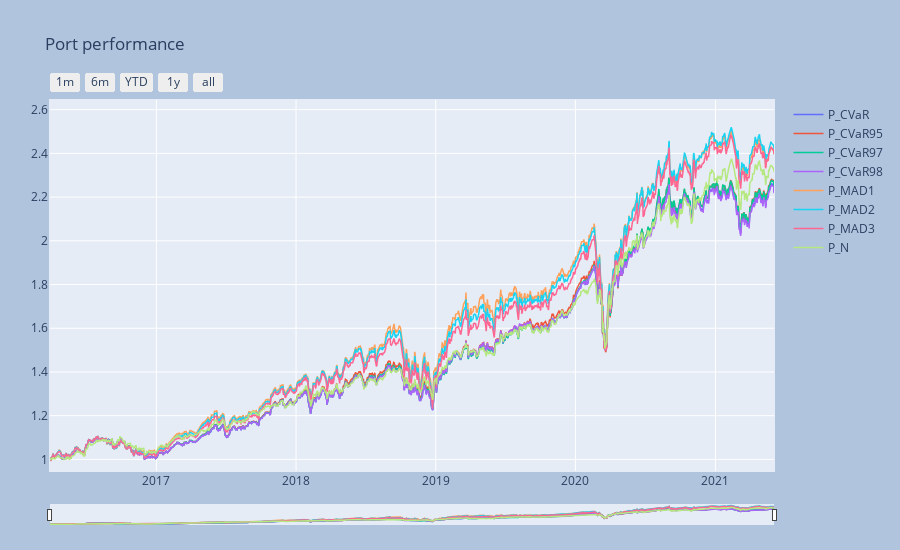

The notebook cell saved with this chart:
### Code cell
_ = ps.port_view_all(sdate=pd.to_datetime('2000-01-01'), componly=True, fancy=True)

### Figure 1 — Plotly figure (JSON) as saved in the notebook; plotly's stock layout.template omitted (floating-point values rounded to 4 significant figures; data arrays with more than 128 entries replaced by an {"elided": "..."} marker saying what was removed)
{"data": [{"line": {"width": 1.5}, "name": "P_CVaR", "type": "scatter", "x": {"elided": "1306 str values"}, "y": {"elided": "1306 float values"}}, {"line": {"width": 1.5}, "name": "P_CVaR95", "type": "scatter", "x": {"elided": "1306 str values"}, "y": {"elided": "1306 float values"}}, {"line": {"width": 1.5}, "name": "P_CVaR97", "type": "scatter", "x": {"elided": "1306 str values"}, "y": {"elided": "1306 float values"}}, {"line": {"width": 1.5}, "name": "P_CVaR98", "type": "scatter", "x": {"elided": "1306 str values"}, "y": {"elided": "1306 float values"}}, {"line": {"width": 1.5}, "name": "P_MAD1", "type": "scatter", "x": {"elided": "1306 str values"}, "y": {"elided": "1306 float values"}}, {"line": {"width": 1.5}, "name": "P_MAD2", "type": "scatter", "x": {"elided": "1306 str values"}, "y": {"elided": "1306 float values"}}, {"line": {"width": 1.5}, "name": "P_MAD3", "type": "scatter", "x": {"elided": "1306 str values"}, "y": {"elided": "1306 float values"}}, {"line": {"width": 1.5}, "name": "P_N", "type": "scatter", "x": {"elided": "1306 str values"}, "y": {"elided": "1306 float values"}}], "layout": {"autosize": false, "height": 550, "margin": {"b": 25, "l": 50, "pad": 1, "r": 50, "t": 100}, "paper_bgcolor": "LightSteelBlue", "title": {"text": "Port performance"}, "width": 900, "xaxis": {"autorange": false, "fixedrange": false, "range": ["2016-03-29T00:00:00", "2021-06-03T00:00:00"], "rangeselector": {"buttons": [{"count": 1, "label": "1m", "step": "month", "stepmode": "backward"}, {"count": 6, "label": "6m", "step": "month", "stepmode": "backward"}, {"count": 1, "label": "YTD", "step": "year", "stepmode": "todate"}, {"count": 1, "label": "1y", "step": "year", "stepmode": "backward"}, {"step": "all"}]}, "rangeslider": {"thickness": 0.05, "visible": true}, "type": "date"}, "yaxis": {"autorange": false, "fixedrange": false, "range": [0.9471, 2.644]}}}
